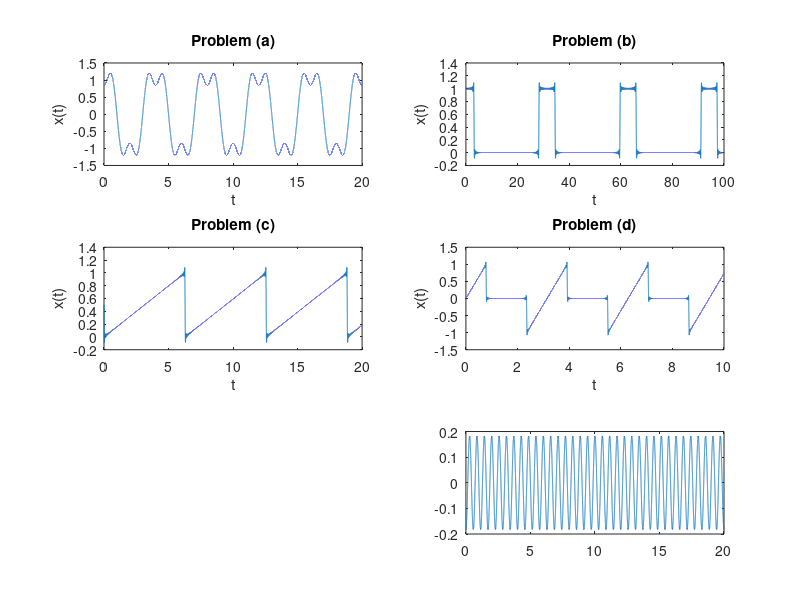

Reproduce this figure in MATLAB. (Note: this script raises an error after producing the figure.)
clear;
clc;
%(a)
t = linspace(0,20,1e5);
xsum = zeros(size(t));
w = (pi/2);
mag = zeros(1,100);
num = zeros(1,100);
phase = zeros(1,100);
for n = 1:4
   xsum = xsum + (1 / (n*pi)) * ( 3*sin((n*pi)/2) - sin((n*pi*3)/2) ) * cos((n*w*t));
   x = (1 / (n*pi)) * ( 3*sin((n*pi)/2) - sin((n*pi*3)/2) ) * cos((n*w*t));
   mag(n) = max(x);
   num(n) = n;
   phase(n) = 0;
end
subplot(3,2,1);
plot(t, xsum)
title('Problem (a)');
xlabel('t');
ylabel('x(t)');

% (b)

t = linspace(0,100,1e5);
xsum = zeros(size(t));
w = (1/5);
a = 1/5;
xsum = a;
mag = zeros(1,100);
num = zeros(1,100);
phase = zeros(1,100);

for n = 1:100
   xsum = xsum + ( 2/(pi*n)*sin((n*pi)/5) ) * cos((n*w*t) );
   x = ( 2/(pi*n)*sin((n*pi)/5) ) * cos((n*w*t) );
   mag(n) = max(x);
   num(n) = n;
   phase(n) = 0;
end

%stemplot(mag, num)
%stemplot(phase, num)

subplot(3,2,2);
plot(t, xsum)
title('Problem (b)');
xlabel('t');
ylabel('x(t)');

% (c)

t = linspace(0,20,1e5);
xsum = zeros(size(t));
w = (1);
a = 1/2;
xsum = a;
for n = 1:100
   xsum = xsum + 1./(n.*pi) .* cos((n.*w.*t + (pi/2) ));
end

subplot(3,2,3);
plot(t, xsum)
title('Problem (c)');
xlabel('t');
ylabel('x(t)');

%(d) again

t = linspace(0,10,1e5);
xsum = zeros(size(t));
w = (2);
a = 0;
for n = 1:100
   xsum = xsum + (2./(pi.*n))*((2./(pi.*n)).*sin((pi.*n)./2) - cos((pi.*n)./2)) .* cos((n.*w.*t - ((pi)/2) ));
end

subplot(3,2,4);
plot(t, xsum)
title('Problem (d)');
xlabel('t');
ylabel('x(t)');

% (e) again


t = linspace(0,10,1e5);
xsum = zeros(size(t));
w = (2*pi)/3;
a = (1/6);
xsum = a;
for n = 1:100
   Cn = (3/(2*(pi^2)*(n^2))) * sqrt( 2 + (4*(pi^2)*(n^2))/9 -2*cos((2*pi*n)/3) - ((4*pi*n)/3)*sin((2*pi*n)/3) );
   xsum = xsum + Cn .* cos((n.*w.*t + ((pi)/2) ));
end

%subplot(3,2,5);
%plot(t, xsum)
%title('Problem (e)');
%xlabel('t');
%ylabel('x(t)');

% (f) again

t = linspace(0,20,1e5);
xsum = zeros(size(t));
w = (pi)/3;
a = (0.5);
xsum = a;
for n = 1:100
   Cn = (6/((pi^2)*(n^2))) * (cos((n*pi)/3) - cos((2*n*pi)/3));
   xsum = xsum + Cn .* cos((n.*w.*t ));
end
subplot(3,2,6);
plot(t, xsum)
title('Problem (f)');
xlabel('t');
ylabel('x(t)');
%% (d)

t = linspace(0,10,1e5);
xsum = zeros(size(t));
w = (2);
a = 0;
for n = 1:100
   xsum = xsum + (2/(pi*n)).* sin((pi*n)/2)  .* cos((n.*w.*t + ((pi)/2) ));
end

plot(t, xsum)


%% (e)

t = linspace(0,10,1e5);
xsum = zeros(size(t));
w = ((2*pi)/3);
a = 1/6;
xsum = a;
for n = 1:100
    a = (2 / ( 3 * ((2*pi*n) / 3)^2))*((2*pi*n)/3) * sin((2*pi*n)/3) + cos((2*pi*n)/3) - 1;
    b = (2 / ( 3 * ((2*pi*n) / 3)^2))*(-(2*pi*n)/3) * cos((2*pi*n)/3) + sin((2*pi*n)/3);
   xsum = xsum + a*cos(n*w*t) + b*sin(n*w*t);
end

plot(t, xsum)

%% (f)

t = linspace(0,10,1e5);
xsum = zeros(size(t));
w = ((2*pi)/3);
a = 1/6;
xsum = a;
for n = 1:100
    a = (2 / ( 3 * ((2*pi*n) / 3)^2))*((2*pi*n)/3) * sin((2*pi*n)/3) + cos((2*pi*n)/3) - 1;
    b = (2 / ( 3 * ((2*pi*n) / 3)^2))*(-(2*pi*n)/3) * cos((2*pi*n)/3) + sin((2*pi*n)/3);
   xsum = xsum + a*cos(n*w*t) + b*sin(n*w*t);
end

plot(t, xsum)

%% (d) again

t = linspace(0,10,1e5);
xsum = zeros(size(t));
w = (2);
a = 0;
for n = 1:100
   xsum = xsum + (2./(pi.*n))*((2./(pi.*n)).*sin((pi.*n)./2) - cos((pi.*n)./2)) .* cos((n.*w.*t - ((pi)/2) ));
end

plot(t, xsum)

%% (e) again
clear;
clc;

t = linspace(0,10,1e5);
xsum = zeros(size(t));
w = (2*pi)/3;
a = (1/6);
xsum = a;
for n = 1:100
   Cn = (3/(2*(pi^2)*(n^2))) * sqrt( 2 + (4*(pi^2)*(n^2))/9 -2*cos((2*pi*n)/3) - ((4*pi*n)/3)*sin((2*pi*n)/3) );
   xsum = xsum + Cn .* cos((n.*w.*t + ((pi)/2) ));
end

plot(t, xsum)

%% (f) again
clear;
clc;

t = linspace(0,10,1e5);
xsum = zeros(size(t));
w = (pi)/3;
a = (0.5);
xsum = a;
for n = 1:100
   Cn = (6/((pi^2)*(n^2))) * (cos((n*pi)/3) - cos((2*n*pi)/3));
   xsum = xsum + Cn .* cos((n.*w.*t ));
end
plot(t, xsum)

%%
clear;
clc;
%(a)
t = linspace(0,20,1e5);
xsum = zeros(size(t));
w = (pi/2);
mag = zeros(1,7);
num = zeros(1,7);
for n = 1:7
   xsum = xsum + (1 / (n*pi)) * ( 3*sin((n*pi)/2) - sin((n*pi*3)/2) ) * cos((n*w*t));
   x = (1 ./ (n.*pi)) .* ( 3.*sin((n.*pi)./2) - sin((n.*pi.*3)/2) ) .* cos((n.*w.*t));
   plot(t,x);
   mag(n) = max(x);
   num(n) = n;
end
% end
% num(1) = 1.27;
% num(2) = 0;
% num(3) = .42;
% num(4) = 0;
% num(5) = .25;
% num(6) = 0;
% num(7) = 0.18;
stemplot(num,mag)
